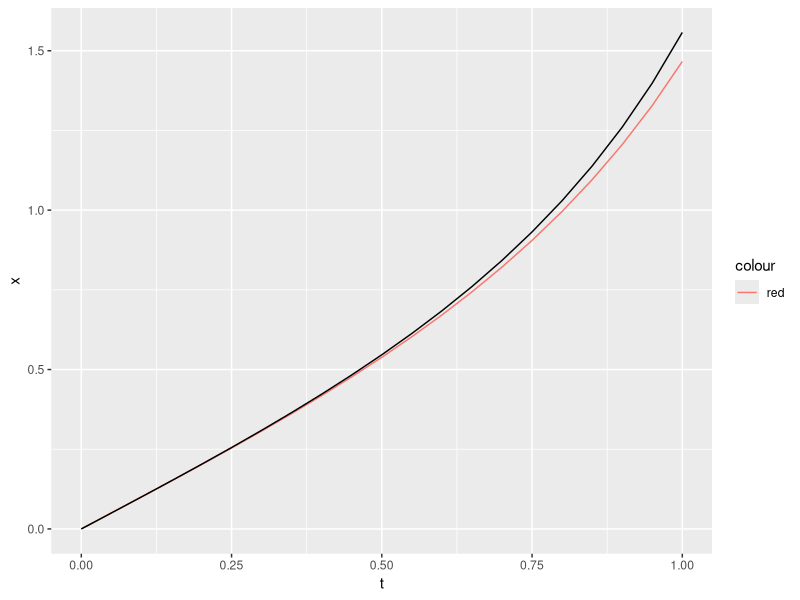

Recreate this plot in R.
library(tidyverse)

##Euler's Method for solving a first order ODE
x_n <- function(a, b, N, x_0, t_0) {
  h <- abs(a-b)/N
  n <- 0
  x <- c(x_0)
  t <- c(t_0)
  while (n < N + 1) {
    t <- c(t, t[n] + h)
    x <- c(x, x[n] + h * (1 + x[n] ^ 2))
    n <- n + 1
  }
  return (data.frame('t' = t,'x' = x))
}

df <- x_n(0,1,20,0,0)

df <- mutate(df, y = tan(t))

plot <- ggplot(data = df)

plot <- plot + geom_line(mapping = aes(x = t, y = x, color = "red"))
     
plot + geom_line(mapping = aes(x = t, y = y))


